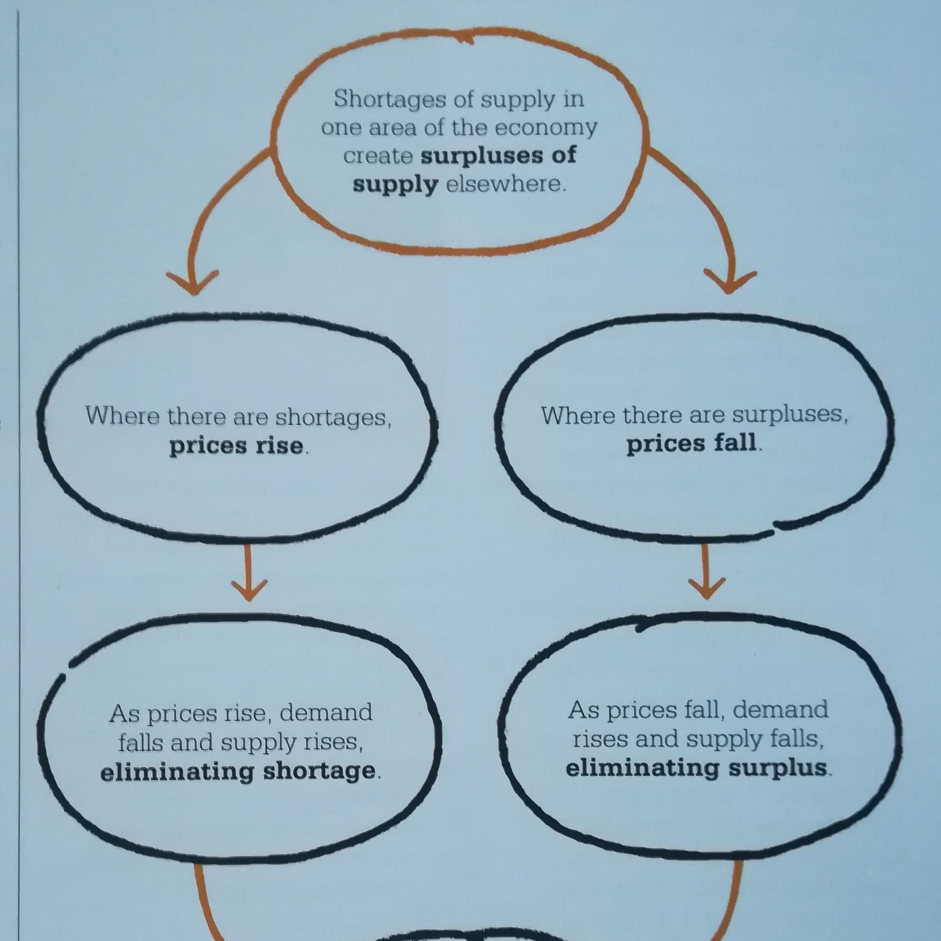
#> input picture DPI-Changed/300DPI.jpg, 1882 x 1882 px (shown at 1/2 size)
$ python test.py   (older library calls are emulated)
#> lines starting #> are read from the running program, lines starting #| are printed output that depends on the picture; after the words box and inside, x2 and y2 are one past the last pixel; in counts of white or black regions, pixels touching at a corner belong together
import numpy as np
import cv2
import textwrap

img =cv2.imread("DPI-Changed/300DPI.jpg")
#> img is the input picture: shape (1882, 1882, 3); mean B, G, R 194.2, 178.2, 151.7

font = cv2.FONT_HERSHEY_SIMPLEX

text = "type: car, color: white, number: 123456"
#to automatically wrap text => wrapped_text = textwrap.wrap(text, width=10)
wrapped_text = ['Type: car','Color: white','Number: 123456']
x, y = 10, 40
font_size = 1
font_thickness = 2
H=500
W=3500
cv2.rectangle(img,(0,0),(W,H),(255,255,255),-1)
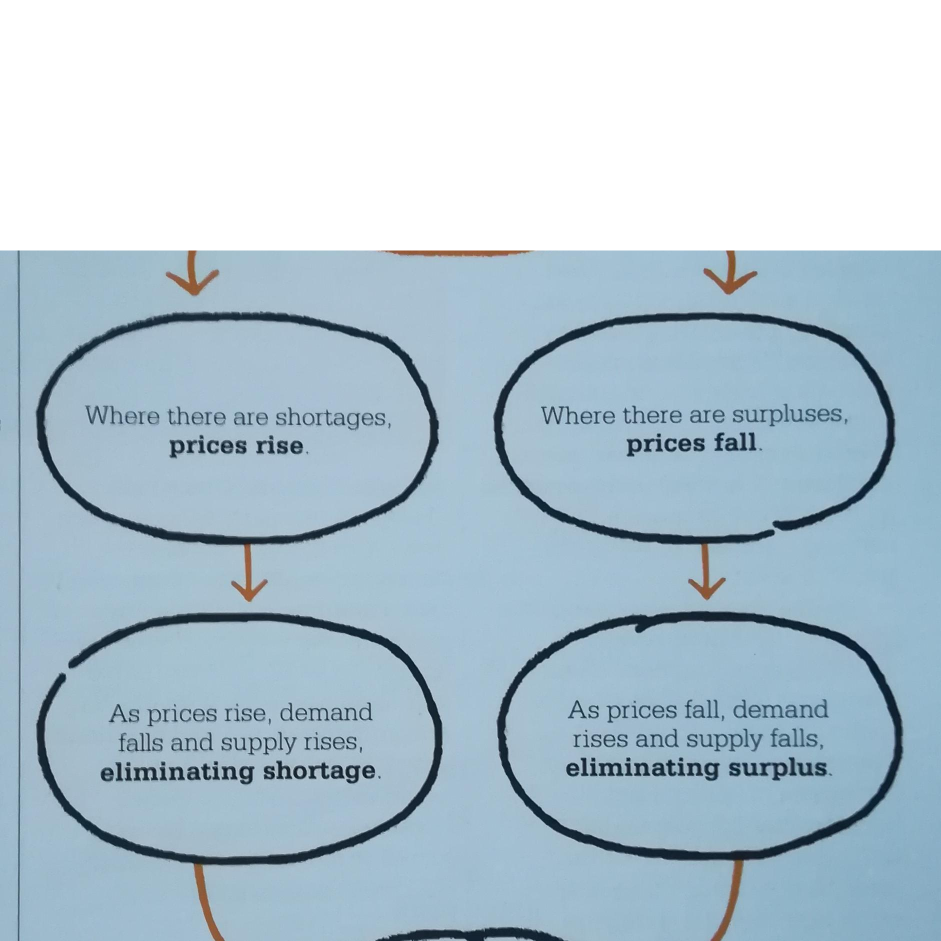
#> img: shape (1882, 1882, 3) (shown at 1/2 size); mean B, G, R 209.9, 198, 178.6


indexMax=0
index=0
max=0
for line in wrapped_text:
    if(len(line)>max):
        max=len(line)
        indexMax=index
    index+=1

textsize = cv2.getTextSize(wrapped_text[indexMax], font, font_size, font_thickness)[0]
while(textsize[0]<W*0.8):
    font_size+=0.1
    textsize = cv2.getTextSize(wrapped_text[indexMax], font, font_size, font_thickness)[0]
print(textsize)

i = 0
for line in wrapped_text:

    #textsize[0]=lungime in pixeli
    #textsize[1]=inaltime in pixeli
    #textsize = (W*0.8,H*0.25)

    gap = int(textsize[1]/2)

    y = int((y+ textsize[1])) + gap
    x = 0#for center alignment => int((img.shape[1] - textsize[0]) / 2)
    print(y)
    print(textsize[1])
    cv2.putText(img, line, (x, y), font,
                font_size,
                (0,0,0),
                font_thickness,
                lineType = cv2.LINE_AA)
    i +=1
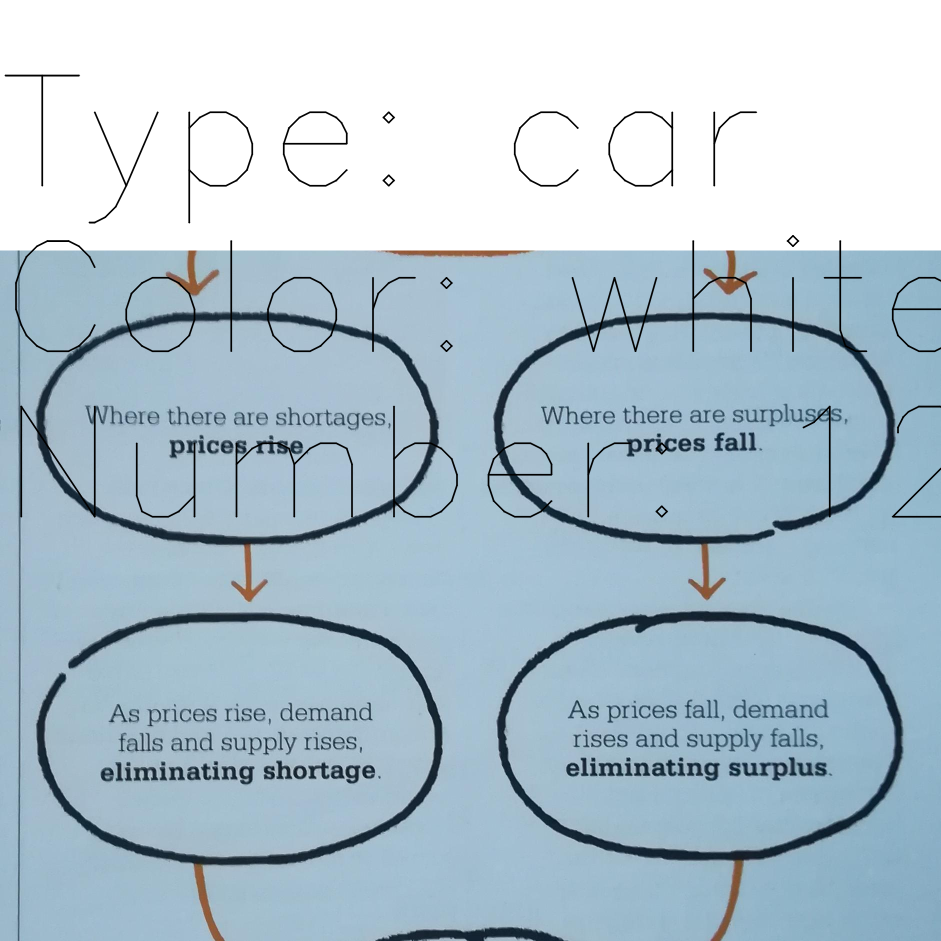
#> img: shape (1882, 1882, 3) (shown at 1/2 size); 1.49% of pixels changed, all inside (x1, y1, x2, y2) = (8, 149, 1882, 1036)
#> after the loop, i = 3; y = 1033

cv2.imwrite('images/textt.jpg',img)
